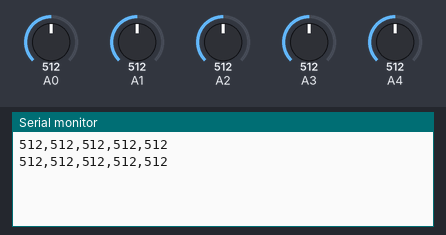
A sketch run on a simulated Arduino Uno, built with avr-gcc and run on an emulated ATmega328P. On the bench: the last lines printed to the serial monitor. The inputs (shaded band) are chosen by the test bench; at power-on: A0 = 512, A1 = 512, A2 = 512, A3 = 512, A4 = 512.

Above: at 1.8 s.
1.9 s: A0 set to 716
At 2.7 s:
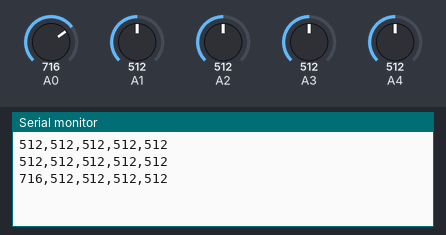
3.4 s: A1 set to 716
At 4.3 s:
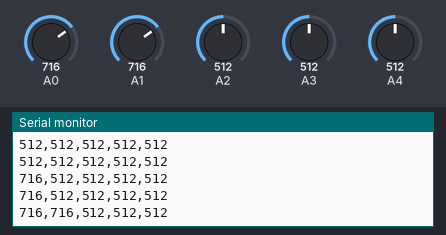
4.9 s: A2 set to 716
At 5.8 s:
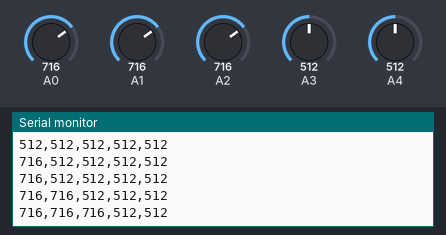
6.4 s: A3 set to 716
At 7.7 s:
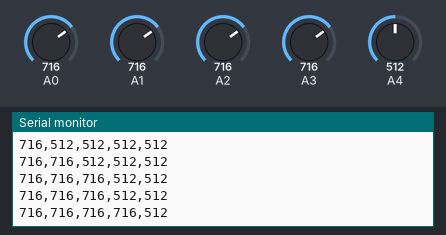
7.9 s: A4 set to 716
At 8.8 s:
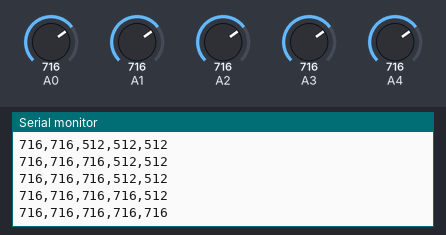
9.4 s: A0 set to 992
At 10.4 s:
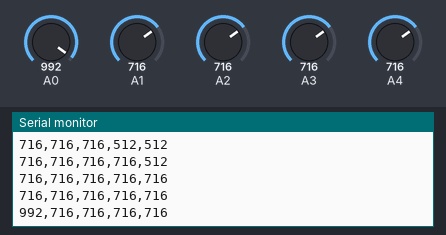
Timing chart, 0 to 11.9 s (numbered marks = the images above; inputs shaded):
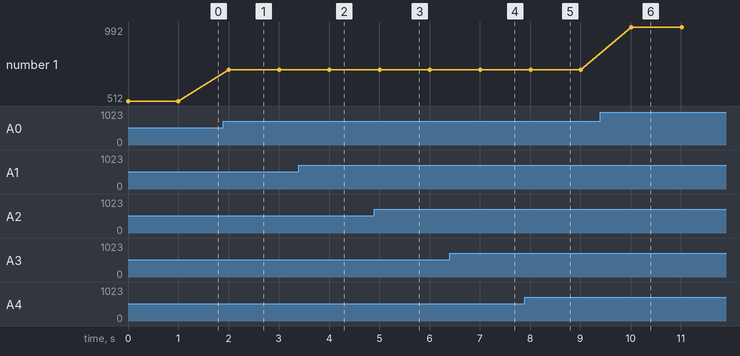

Measured:
- after the input at 1.9 s, the serial monitor: prints a new line after 0.10 s (image 1)
- after the input at 3.4 s, the serial monitor: prints a new line after 0.61 s (image 2)
- after the input at 4.9 s, the serial monitor: prints a new line after 0.11 s (image 3)
- after the input at 6.4 s, the serial monitor: prints a new line after 0.61 s (image 4)
- after the input at 7.9 s, the serial monitor: prints a new line after 0.11 s (image 5)
- after the input at 9.4 s, the serial monitor: prints a new line after 0.61 s (image 6)
- plotted number 1: 512 → 716 after the input at 1.9 s, 716 → 992 after the input at 9.4 s

The sketch:

arduino_prototype.ino
```cpp
void setup() {
  Serial.begin(9600);
}
void loop() {
  int A = analogRead(A0);
  int B = analogRead(A1);
  int C = analogRead(A2);
  int D = analogRead(A3);
  int E = analogRead(A4);
  Serial.print(A);
  Serial.print(",");
  Serial.print(B);
  Serial.print(",");
  Serial.print(C);
  Serial.print(",");
  Serial.print(D);
  Serial.print(",");
  Serial.println(E);
  delay(1000);
}
```
